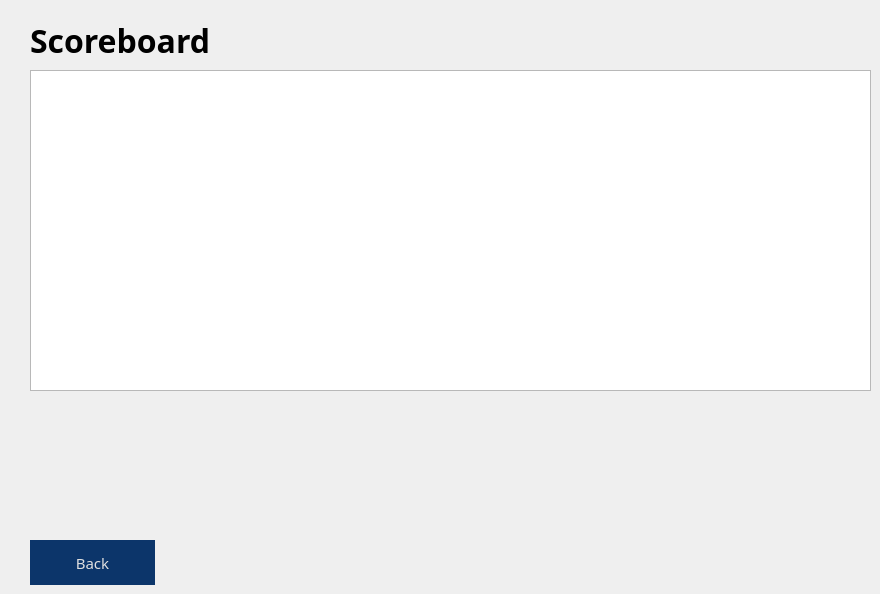
    <widget class="QWidget" name="pageScoreboard_Student">
     <property name="styleSheet">
      <string notr="true">QWidget#pageScoreboard_Student{
	border-image: url(:/assets/blue-gradient.png) 0 0 0 0 stretch stretch;
}
</string>
     </property>
     <widget class="QLabel" name="labelScoreboard_Student">
      <property name="geometry">
       <rect>
        <x>30</x>
        <y>20</y>
        <width>281</width>
        <height>41</height>
       </rect>
      </property>
      <property name="font">
       <font>
        <family>Segoe UI Semibold</family>
        <pointsize>24</pointsize>
        <bold>true</bold>
       </font>
      </property>
      <property name="styleSheet">
       <string notr="true">color: rgb(0, 0, 0);</string>
      </property>
      <property name="text">
       <string>Scoreboard</string>
      </property>
     </widget>
     <widget class="QTableWidget" name="tableScoreboard_Student">
      <property name="geometry">
       <rect>
        <x>30</x>
        <y>70</y>
        <width>841</width>
        <height>321</height>
       </rect>
      </property>
     </widget>
     <widget class="QPushButton" name="btnBackToProfile_Student_2">
      <property name="geometry">
       <rect>
        <x>30</x>
        <y>540</y>
        <width>125</width>
        <height>45</height>
       </rect>
      </property>
      <property name="font">
       <font>
        <family>Segoe UI Semibold</family>
        <pointsize>11</pointsize>
        <italic>false</italic>
        <bold>false</bold>
        <kerning>true</kerning>
       </font>
      </property>
      <property name="cursor">
       <cursorShape>PointingHandCursor</cursorShape>
      </property>
      <property name="styleSheet">
       <string notr="true">QPushButton#btnBackToProfile_Student_2 {
background-color: rgb(12, 53, 106);
color: rgb(223, 223, 223);
border: none;
}

QPushButton#btnBackToProfile_Student_2:hover {
background-color: rgb(14, 63, 127);
color: rgb(223, 223, 223);
border: none;
}</string>
      </property>
      <property name="text">
       <string>Back</string>
      </property>
      <property name="autoDefault">
       <bool>false</bool>
      </property>
      <property name="default">
       <bool>false</bool>
      </property>
      <property name="flat">
       <bool>false</bool>
      </property>
     </widget>
    </widget>
